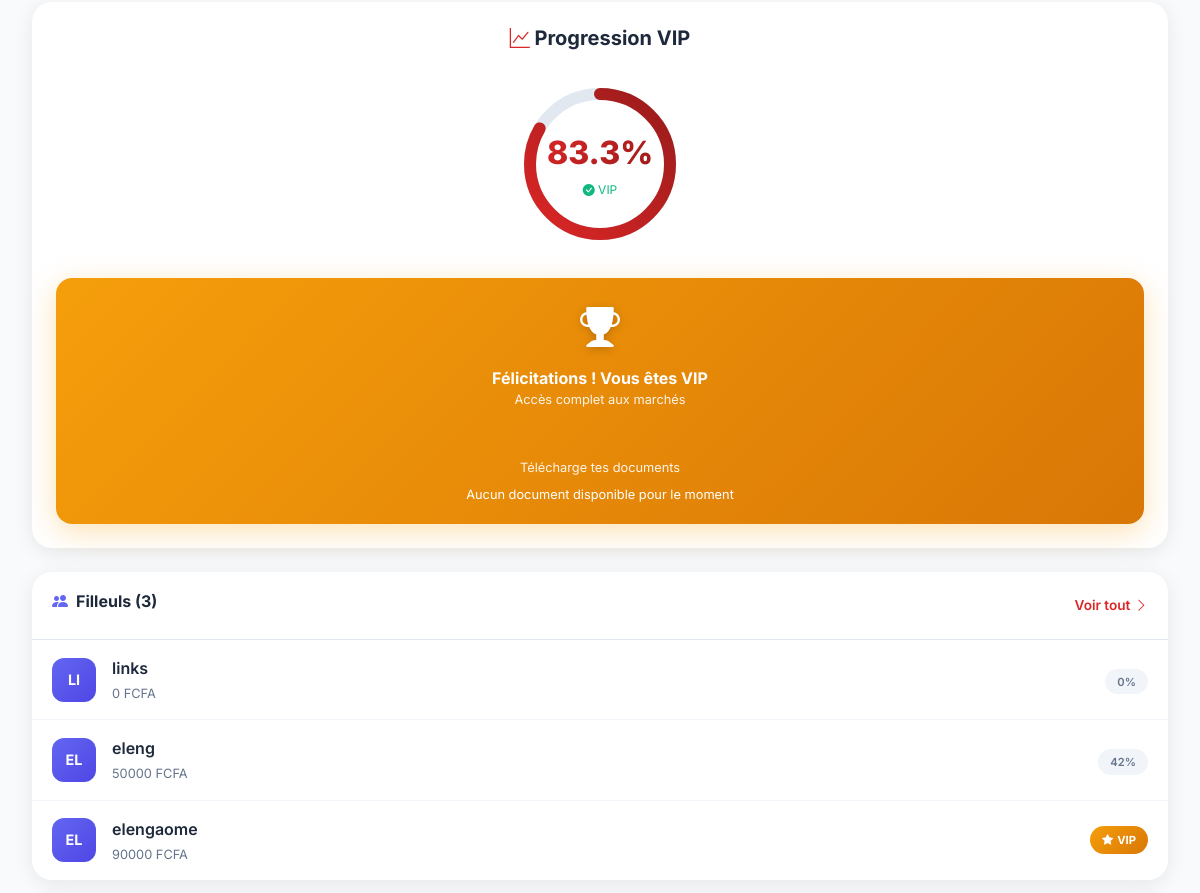
Page /dashboard/ (signed in, middle part) on the earlier database version.
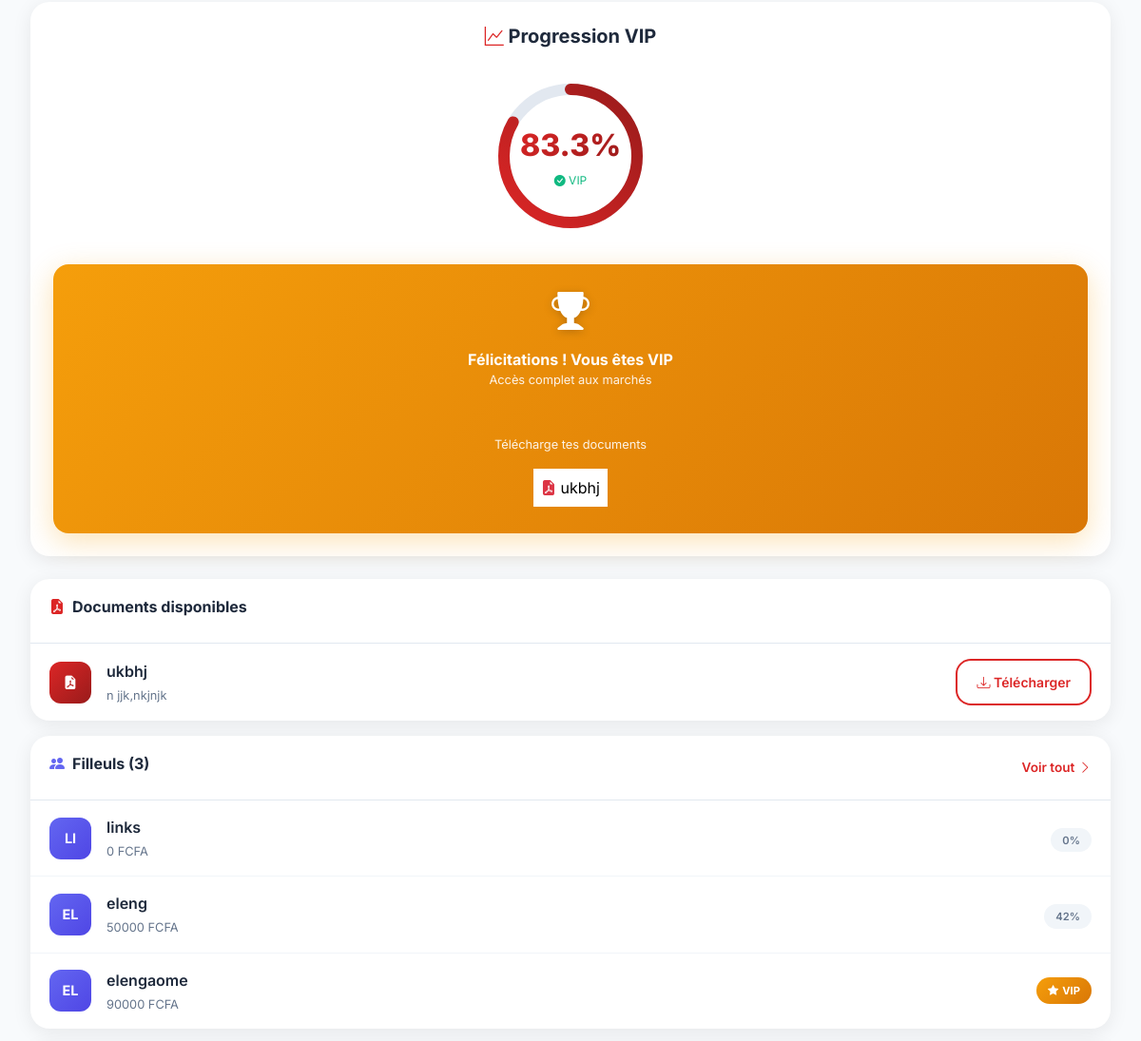
Same page on the later database version.
### parrainage/models.py (models this page shows, shortened)
class GlobalSettings(models.Model):
    required_quota = models.DecimalField(
        max_digits=12,
        decimal_places=2,
        default=100000.00,
        help_text="Le montant total pour devenir VIP et accéder aux marchés."
    )
    updated_at = models.DateTimeField(auto_now=True)
    class Meta:
        verbose_name = "Paramètre Global"
        verbose_name_plural = "Paramètres Globaux"
    @classmethod
    def get_current_quota(cls):
        config, _ = cls.objects.get_or_create(id=1)
        return config.required_quota

class Profile(models.Model):
    user = models.OneToOneField(User, on_delete=models.CASCADE, related_name='profile')
    referrer = models.ForeignKey(
        'self',
        on_delete=models.SET_NULL,
        null=True,
        blank=True,
        related_name='referrals'
    )
    referral_code = models.CharField(max_length=50, unique=True, editable=False)
    phone_number = models.CharField(max_length=20, blank=True, null=True, help_text="Numéro de téléphone")
    country = CountryField(blank=True, null=True, help_text="Pays de résidence")
    total_paid = models.DecimalField(max_digits=12, decimal_places=2, default=0.00)
    is_vip = models.BooleanField(default=False)
    reset_token = models.CharField(max_length=64, blank=True, null=True)
    reset_token_expires = models.DateTimeField(blank=True, null=True)
    REFERRAL_LIMIT = 2  # Maximum 2 filleuls directs
    @property
    def is_profile_complete(self):
        return bool(self.phone_number and self.country)
    @property
    def remaining_amount(self):
        from decimal import Decimal
        quota = GlobalSettings.get_current_quota()
        return max(Decimal(quota) - Decimal(self.total_paid), Decimal(0))
    @property
    def progress_percent(self):
        from decimal import Decimal
        quota = GlobalSettings.get_current_quota()
        if quota <= 0: return 0
        return min((float(self.total_paid) / float(quota)) * 100, 100)

class PDFDocument(models.Model):
    title = models.CharField(max_length=200, help_text="Titre du document")
    description = models.TextField(blank=True, help_text="Description courte du document")
    file = models.FileField(upload_to='documents/pdfs/', help_text="Fichier PDF à télécharger")
    is_active = models.BooleanField(default=True, help_text="Document visible par les utilisateurs")
    require_vip = models.BooleanField(default=False, help_text="Réservé aux utilisateurs VIP uniquement")
    date_created = models.DateTimeField(auto_now_add=True)
    date_updated = models.DateTimeField(auto_now=True)
    class Meta:
        ordering = ['-date_created']
        verbose_name = "Document PDF"
        verbose_name_plural = "Documents PDF"

### parrainage/views.py (the view)
# urls.py: path('dashboard/', views.dashboard_view, name='dashboard'),
@login_required
def dashboard_view(request):
    profile, created = Profile.objects.get_or_create(user=request.user)
    quota = GlobalSettings.get_current_quota()
    payments = profile.payments.all()[:10]  # 10 derniers paiements
    referrals = profile.referrals.all()[:10]  # 10 premiers filleuls
    if profile.is_vip:
        pdf_documents = PDFDocument.objects.filter(is_active=True)
    else:
        pdf_documents = PDFDocument.objects.filter(is_active=True, require_vip=False)
    progress_percent = profile.progress_percent
    stroke_dashoffset = max(0, 440 - (440 * progress_percent / 100))
    context = {
        'profile': profile,
        'quota': quota,
        'payments': payments,
        'referrals': referrals,
        'stroke_dashoffset': stroke_dashoffset,
        'is_profile_complete': profile.is_profile_complete,
        'pdf_documents': pdf_documents,
    }
    return render(request, 'parrainage/dashboard.html', context)

### templates/parrainage/dashboard.html (shortened to what this page needs)
{% extends 'parrainage/base.html' %}
{% load static %}
{% block content %}
<div class="dashboard-container slide-up">
    <div class="progress-card">
        <h5 class="fw-bold mb-4 text-center">
            <i class="bi bi-graph-up" style="color: #dc2626;"></i>
            Progression VIP
        </h5>
        <div class="circular-progress-modern mb-4">
            <svg class="progress-ring" width="180" height="180">
                <defs>
                    <linearGradient id="gradient" x1="0%" y1="0%" x2="100%" y2="100%">
                        <stop offset="0%" style="stop-color:#dc2626;stop-opacity:1" />
                        <stop offset="100%" style="stop-color:#991b1b;stop-opacity:1" />
                    </linearGradient>
                </defs>
                <circle class="progress-ring-bg" stroke-width="12" fill="transparent" r="70" cx="90" cy="90"/>
                <circle class="progress-ring-fill" stroke-width="12" fill="transparent" r="70" cx="90" cy="90"
                    style="stroke-dasharray: 440; stroke-dashoffset: {{ stroke_dashoffset }}"/>
            </svg>
            <div class="progress-center-content">
                <div class="progress-percentage">{{ profile.progress_percent|floatformat:1 }}%</div>
                <div class="progress-status">
                    {% if profile.is_vip %}
                    <span style="color: #10b981;"><i class="bi bi-check-circle-fill"></i> VIP</span>
                    {% else %}
                    En cours
                    {% endif %}
                </div>
            </div>
        </div>
        {% if profile.is_vip %}
        <div class="vip-banner">
            <div class="vip-banner-icon">
                <i class="bi bi-trophy-fill"></i>
            </div>
            <p class="fw-bold mb-0">Félicitations ! Vous êtes VIP</p>
            <p class="mb-0" style="font-size: 0.8rem; opacity: 0.9;">Accès complet aux marchés</p> <br> <br>
            <p class="mb-2" style="font-size: 0.8rem; opacity: 0.9;">
                Télécharge tes documents
            </p>
            {% if pdf_documents %}
                {% for doc in pdf_documents %}
                <a class="bg-white m-2 p-2 text-black rounded-full text-decoration-none d-inline-block"
                   href="{% url 'download_pdf' pk=doc.pk %}"
                   target="_blank">
                    <i class="bi bi-file-earmark-pdf-fill text-danger"></i> {{ doc.title }}
                </a>
                {% endfor %}
            {% else %}
                <p class="mb-0" style="font-size: 0.8rem;">Aucun document disponible pour le moment</p>
            {% endif %}
        </div>
        {% endif %}
    </div>
    {% if pdf_documents %}
    <div class="section-card">
        <div class="section-header">
            <h5 class="section-title">
                <i class="bi bi-file-earmark-pdf-fill" style="color: #dc2626;"></i>
                Documents disponibles
            </h5>
        </div>
        <div class="section-body">
            {% for doc in pdf_documents %}
            <div class="modern-list-item">
                <div class="list-avatar" style="background: linear-gradient(135deg, #dc2626, #991b1b);">
                    <i class="bi bi-file-earmark-pdf-fill"></i>
                </div>
                <div class="list-content">
                    <div class="list-title">{{ doc.title }}</div>
                    <div class="list-subtitle">{{ doc.description|truncatechars:50|default:"Document PDF" }}</div>
                </div>
                <div class="list-action">
                    <a href="{% url 'download_pdf' pk=doc.pk %}" class="btn btn-sm btn-outline-primary" target="_blank">
                        <i class="bi bi-download"></i> Télécharger
                    </a>
                </div>
            </div>
            {% endfor %}
        </div>
    </div>
    {% endif %}
    <div class="section-card">
        <div class="section-header">
            <h5 class="section-title">
                <i class="bi bi-people-fill" style="color: #6366f1;"></i>
                Filleuls ({{ profile.referrals.count }})
            </h5>
            <a href="{% url 'my_referrals' %}" class="section-link">
                Voir tout <i class="bi bi-chevron-right"></i>
            </a>
        </div>
        <div class="section-body">
            {% if referrals %}
                {% for referral in referrals|slice:":5" %}
                <div class="modern-list-item">
                    <div class="list-avatar" style="background: linear-gradient(135deg, #6366f1, #4f46e5);">
                        {{ referral.user.username|slice:":2"|upper }}
                    </div>
                    <div class="list-content">
                        <div class="list-title">{{ referral.user.username }}</div>
                        <div class="list-subtitle">{{ referral.total_paid|floatformat:0 }} FCFA</div>
                    </div>
                    <div class="list-action">
                        {% if referral.is_vip %}
                        <span class="vip-badge">
                            <i class="bi bi-star-fill"></i> VIP
                        </span>
                        {% else %}
                        <span class="progress-badge">{{ referral.progress_percent|floatformat:0 }}%</span>
                        {% endif %}
                    </div>
                </div>
                {% endfor %}
            {% endif %}
        </div>
    </div>
</div>
{% endblock %}

### templates/parrainage/base.html (shortened to what this page needs)
{% load static %}
<!DOCTYPE html>
<html lang="fr">
<head>
    <link href="https://cdn.jsdelivr.net/npm/bootstrap@5.3.0/dist/css/bootstrap.min.css" rel="stylesheet">
    <link href="https://cdn.jsdelivr.net/npm/bootstrap-icons@1.10.0/font/bootstrap-icons.css" rel="stylesheet">
</head>
<body>
    <main class="app-content">
        {% block content %}{% endblock %}
    </main>
</body>
</html>

### templates/parrainage/base.html (style rules this page uses)
:root { --primary-color: #dc2626; --primary-dark: #b91c1c; --primary-light: #ef4444; --secondary-color: #1e293b; --success-color: #10b981; --warning-color: #f59e0b; --danger-color: #ef4444; --bg-color: #f8fafc; --card-bg: #ffffff; --text-primary: #1e293b; --text-secondary: #64748b; --border-color: #e2e8f0; --shadow-sm: 0 1px 3px rgba(0,0,0,0.1); --shadow-md: 0 4px 12px rgba(0,0,0,0.08); --shadow-lg: 0 10px 40px rgba(0,0,0,0.12); --radius-sm: 12px; --radius-md: 16px; --radius-lg: 20px; --radius-xl: 24px; }
* { font-family: 'Inter', -apple-system, BlinkMacSystemFont, sans-serif; -webkit-tap-highlight-color: transparent; }
body { background: var(--bg-color); min-height: 100vh; padding-bottom: 80px; color: var(--text-primary); }
.app-content { padding: 1rem; max-width: 1200px; margin: 0 auto; }
.btn-outline-primary { border: 2px solid var(--primary-color); color: var(--primary-color); background: transparent; padding: 0.75rem 1.25rem; font-weight: 600; border-radius: var(--radius-md); transition: all 0.2s; }
@media (min-width: 768px) { body { padding-bottom: 0; } }
@media (min-width: 768px) { .app-content { padding: 2rem; } }
.slide-up { animation: slideUp 0.4s ease-out; }

### templates/parrainage/dashboard.html (style rules this page uses)
.dashboard-container { padding-bottom: 100px; }
.progress-card { background: white; border-radius: 20px; padding: 1.5rem; box-shadow: 0 4px 20px rgba(0,0,0,0.08); margin-bottom: 1.5rem; }
.circular-progress-modern { width: 180px; height: 180px; margin: 0 auto; position: relative; }
.progress-ring { transform: rotate(-90deg); }
.progress-center-content { position: absolute; top: 50%; left: 50%; transform: translate(-50%, -50%); text-align: center; }
.progress-percentage { font-size: 2rem; font-weight: 800; background: linear-gradient(135deg, #dc2626, #991b1b); -webkit-background-clip: text; -webkit-text-fill-color: transparent; background-clip: text; }
.progress-status { font-size: 0.75rem; color: #64748b; margin-top: 0.25rem; }
.vip-banner { background: linear-gradient(135deg, #f59e0b, #d97706); border-radius: 16px; padding: 1.25rem; text-align: center; color: white; margin-top: 1rem; box-shadow: 0 8px 30px rgba(245, 158, 11, 0.3); }
.vip-banner-icon { font-size: 2.5rem; margin-bottom: 0.5rem; filter: drop-shadow(0 2px 4px rgba(0,0,0,0.2)); }
.section-card { background: white; border-radius: 20px; overflow: hidden; box-shadow: 0 4px 20px rgba(0,0,0,0.08); margin-bottom: 1rem; }
.section-header { padding: 1.25rem; border-bottom: 1px solid #e2e8f0; display: flex; justify-content: space-between; align-items: center; }
.section-title { font-size: 1rem; font-weight: 700; color: #1e293b; display: flex; align-items: center; gap: 0.5rem; }
.section-link { font-size: 0.85rem; color: #dc2626; text-decoration: none; font-weight: 600; display: flex; align-items: center; gap: 0.25rem; }
.section-body { padding: 0; }
.modern-list-item { display: flex; align-items: center; padding: 1rem 1.25rem; border-bottom: 1px solid #f1f5f9; transition: background 0.2s; }
.modern-list-item:last-child { border-bottom: none; }
.list-avatar { width: 44px; height: 44px; border-radius: 12px; display: flex; align-items: center; justify-content: center; font-weight: 700; color: white; margin-right: 1rem; flex-shrink: 0; font-size: 0.9rem; }
.list-content { flex: 1; min-width: 0; }
.list-title { font-weight: 600; color: #1e293b; margin-bottom: 0.25rem; white-space: nowrap; overflow: hidden; text-overflow: ellipsis; }
.list-subtitle { font-size: 0.8rem; color: #64748b; }
.list-action { flex-shrink: 0; margin-left: 1rem; }
.vip-badge { background: linear-gradient(135deg, #f59e0b, #d97706); color: white; padding: 0.35rem 0.75rem; border-radius: 20px; font-size: 0.7rem; font-weight: 700; display: inline-flex; align-items: center; gap: 0.25rem; }
.progress-badge { background: #f1f5f9; color: #64748b; padding: 0.35rem 0.75rem; border-radius: 20px; font-size: 0.7rem; font-weight: 600; }
.slide-up { animation: slideUp 0.4s ease-out; }

Differences in the rows shown:
added PDFDocument: title "ukbhj", description "n jjk,nkjnjk"
Other differences:
text no longer shown: "Aucun document disponible pour le moment"
text now shown: "Documents disponibles"
